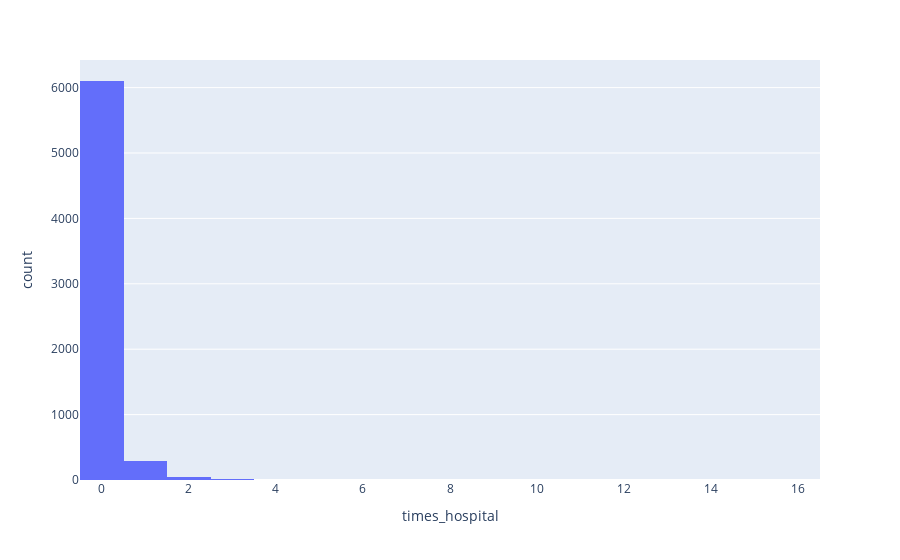

Notebook cell for this chart:
### Code cell
import plotly.express as px
df = px.data.tips()
fig = px.histogram(data, x="times_hospital")
fig.show()

### Figure 1 — Plotly figure (JSON) as saved in the notebook; plotly's stock layout.template omitted (floating-point values rounded to 4 significant figures; data arrays with more than 128 entries replaced by an {"elided": "..."} marker saying what was removed)
{"data": [{"alignmentgroup": "True", "bingroup": "x", "hovertemplate": "times_hospital=%{x}<br>count=%{y}<extra></extra>", "legendgroup": "", "marker": {"color": "#636efa"}, "name": "", "offsetgroup": "", "orientation": "v", "showlegend": false, "type": "histogram", "x": {"elided": "7450 int values"}, "xaxis": "x", "yaxis": "y"}], "layout": {"barmode": "relative", "legend": {"tracegroupgap": 0}, "margin": {"t": 60}, "xaxis": {"anchor": "y", "domain": [0, 1], "title": {"text": "times_hospital"}}, "yaxis": {"anchor": "x", "domain": [0, 1], "title": {"text": "count"}}}}
